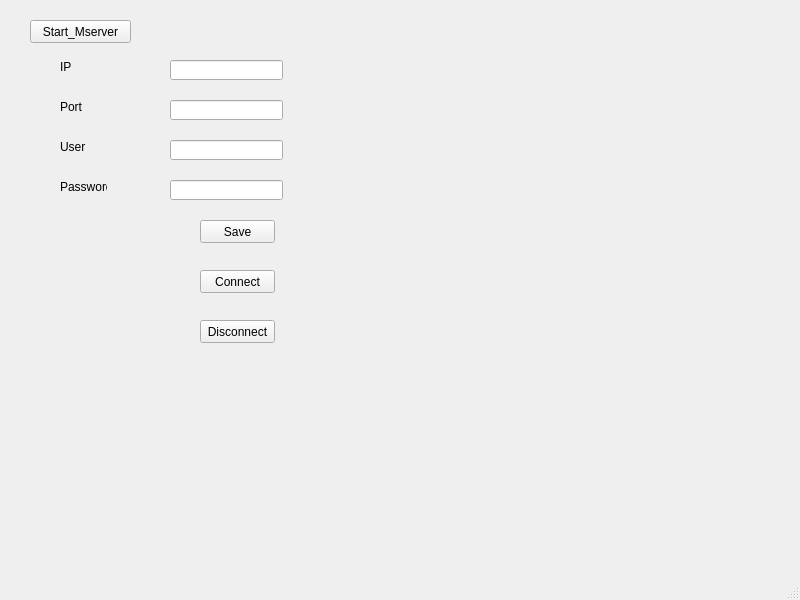
<?xml version="1.0" encoding="UTF-8"?>
<ui version="4.0">
 <class>MainWindow</class>
 <widget class="QMainWindow" name="MainWindow">
  <property name="geometry">
   <rect>
    <x>0</x>
    <y>0</y>
    <width>800</width>
    <height>600</height>
   </rect>
  </property>
  <property name="windowTitle">
   <string>MainWindow</string>
  </property>
  <widget class="QWidget" name="centralwidget">
   <widget class="QPushButton" name="pushButton">
    <property name="geometry">
     <rect>
      <x>30</x>
      <y>20</y>
      <width>101</width>
      <height>23</height>
     </rect>
    </property>
    <property name="text">
     <string>Start_Mserver</string>
    </property>
   </widget>
   <widget class="QLineEdit" name="lineEdit_User">
    <property name="geometry">
     <rect>
      <x>170</x>
      <y>140</y>
      <width>113</width>
      <height>20</height>
     </rect>
    </property>
   </widget>
   <widget class="QLabel" name="label">
    <property name="geometry">
     <rect>
      <x>60</x>
      <y>140</y>
      <width>47</width>
      <height>13</height>
     </rect>
    </property>
    <property name="text">
     <string>User</string>
    </property>
   </widget>
   <widget class="QLabel" name="label_2">
    <property name="geometry">
     <rect>
      <x>60</x>
      <y>180</y>
      <width>47</width>
      <height>13</height>
     </rect>
    </property>
    <property name="text">
     <string>Password</string>
    </property>
   </widget>
   <widget class="QLineEdit" name="lineEdit_Pass">
    <property name="geometry">
     <rect>
      <x>170</x>
      <y>180</y>
      <width>113</width>
      <height>20</height>
     </rect>
    </property>
   </widget>
   <widget class="QPushButton" name="pushButton_2">
    <property name="geometry">
     <rect>
      <x>200</x>
      <y>270</y>
      <width>75</width>
      <height>23</height>
     </rect>
    </property>
    <property name="text">
     <string>Connect</string>
    </property>
   </widget>
   <widget class="QLineEdit" name="lineEdit_PORT">
    <property name="geometry">
     <rect>
      <x>170</x>
      <y>100</y>
      <width>113</width>
      <height>20</height>
     </rect>
    </property>
   </widget>
   <widget class="QLineEdit" name="lineEdit_IP">
    <property name="geometry">
     <rect>
      <x>170</x>
      <y>60</y>
      <width>113</width>
      <height>20</height>
     </rect>
    </property>
   </widget>
   <widget class="QLabel" name="label_3">
    <property name="geometry">
     <rect>
      <x>60</x>
      <y>100</y>
      <width>47</width>
      <height>13</height>
     </rect>
    </property>
    <property name="text">
     <string>Port</string>
    </property>
   </widget>
   <widget class="QLabel" name="label_4">
    <property name="geometry">
     <rect>
      <x>60</x>
      <y>60</y>
      <width>47</width>
      <height>13</height>
     </rect>
    </property>
    <property name="text">
     <string>IP</string>
    </property>
   </widget>
   <widget class="QPushButton" name="pushButton_3">
    <property name="geometry">
     <rect>
      <x>200</x>
      <y>220</y>
      <width>75</width>
      <height>23</height>
     </rect>
    </property>
    <property name="text">
     <string>Save</string>
    </property>
   </widget>
   <widget class="QPushButton" name="pushButton_Discon">
    <property name="geometry">
     <rect>
      <x>200</x>
      <y>320</y>
      <width>75</width>
      <height>23</height>
     </rect>
    </property>
    <property name="text">
     <string>Disconnect</string>
    </property>
   </widget>
  </widget>
  <widget class="QMenuBar" name="menubar">
   <property name="geometry">
    <rect>
     <x>0</x>
     <y>0</y>
     <width>800</width>
     <height>21</height>
    </rect>
   </property>
  </widget>
  <widget class="QStatusBar" name="statusbar"/>
 </widget>
 <resources/>
 <connections/>
</ui>
